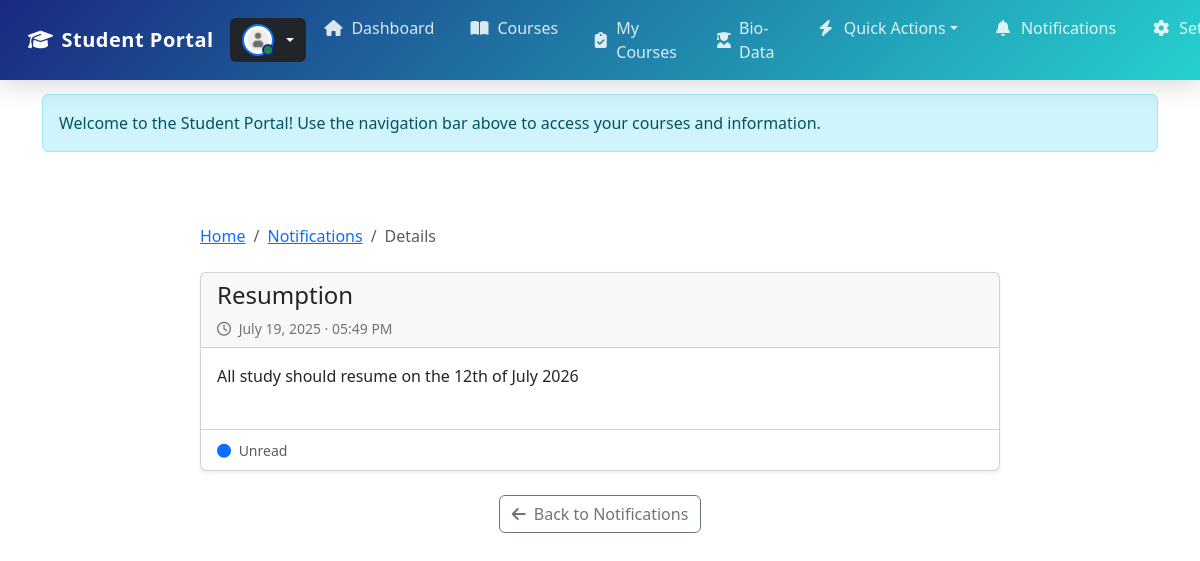
/student-notification/1/, run on the app's committed database.
### portal/models.py (models this page shows, shortened)
class Notification(models.Model):
    title = models.CharField(max_length=100)
    message = models.CharField(max_length=10000)
    created_at = models.DateTimeField(default=now, editable=True)

### portal/views.py (the view)
# urls.py: path('student-notification/<int:Notification_id>/',  views.View_Notification,  name='notification_page'),
@require_http_methods(["GET", "POST"])
def View_Notification(request, Notification_id):
    user = request.user
    student = Student.objects.filter(application_number=user.username).first()
    notification = get_object_or_404(Notification, id=Notification_id)
    screening = Screening.objects.filter(student=student).first()
    if request.method == 'POST':
        if not notification.read:
            notification.read = True
            notification.read_at = timezone.now()
            notification.save()
        return JsonResponse({'success': True})
    return render(request, 'notification_page.html', {
        'notification': notification,
        'student': student, "screening": screening,'screening_status': screening.status if screening else None,
    })

### portal/templates/notification_page.html (shortened to what this page needs)
{% load static %}
<!DOCTYPE html>
<html lang="en">
<head>
    <link href="https://cdn.jsdelivr.net/npm/bootstrap@5.3.0/dist/css/bootstrap.min.css" rel="stylesheet">
    <link rel="stylesheet" href="https://cdnjs.cloudflare.com/ajax/libs/font-awesome/6.4.0/css/all.min.css">
    <link rel="stylesheet" href="{% static 'portal/css/notification_page.css' %}">
</head>
<body>
    {% include 'navbar.html' %}
    <main class="container py-4">
        <div class="notification-container">
            <nav aria-label="breadcrumb" class="mb-4">
                <ol class="breadcrumb">
                    <li class="breadcrumb-item"><a href="#">Home</a></li>
                    <li class="breadcrumb-item"><a href="{% url 'notifications' %}">Notifications</a></li>
                    <li class="breadcrumb-item active" aria-current="page">Details</li>
                </ol>
            </nav>
            <div class="card notification-card mb-4">
                <div class="card-header notification-header">
                    <div class="d-flex justify-content-between align-items-start">
                        <div>
                            <h1 class="h4 mb-2">{{ notification.title }}</h1>
                            <div class="notification-meta">
                                <span><i class="far fa-clock me-1"></i> {{ notification.created_at|date:"F j, Y · h:i A" }}</span>
                            </div>
                        </div>
                    </div>
                </div>
                <div class="card-body notification-body">
                    <div class="notification-content mb-4">
                        {{ notification.message|linebreaks }}
                    </div>
                </div>
                <div class="card-footer bg-transparent">
                    <small class="text-muted">
                        {% if notification.read %}
                        <i class="fas fa-check-circle text-success me-1"></i> Read on {{ notification.read_at|date:"M j, Y \a\t h:i A" }}
                        {% else %}
                        <i class="fas fa-circle text-primary me-1"></i> Unread
                        {% endif %}
                    </small>
                </div>
            </div>
            <div class="text-center">
                <a href="{% url 'notifications' %}" class="btn btn-outline-secondary">
                    <i class="fas fa-arrow-left me-1"></i> Back to Notifications
                </a>
            </div>
        </div>
    </main>
</body>
</html>

### portal/static/portal/css/notification_page.css (style rules this page uses)
.notification-container { max-width: 800px; margin: 2rem auto; }
.notification-card { border: 1px solid #dee2e6; border-radius: 0.375rem; box-shadow: 0 0.125rem 0.25rem rgba(0,0,0,0.075); }
.notification-header { background-color: #f8f9fa; border-bottom: 1px solid #dee2e6; padding: 1rem 1.25rem; }
.notification-body { padding: 1.5rem; }
.notification-meta { font-size: 0.875rem; color: #6c757d; }
.notification-content { line-height: 1.6; }

### portal/static/portal/css/navbar.css (style rules this page uses)
body { padding-top: 70px; }

### data on the page
Notification: title "Resumption", created_at "July 19, 2025 · 05:49 PM", message "All study should resume on the 12th of July 2026"
